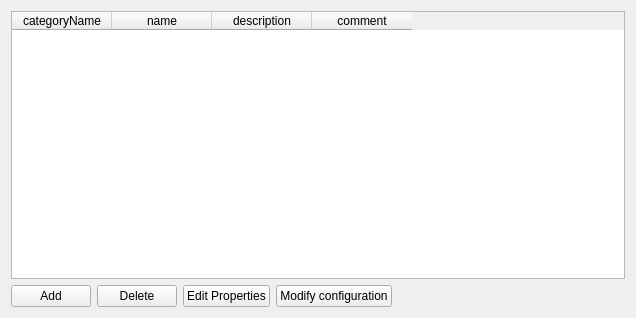
<?xml version="1.0" encoding="UTF-8"?>
<ui version="4.0">
 <class>configurations_form</class>
 <widget class="QWidget" name="configurations_form">
  <property name="geometry">
   <rect>
    <x>0</x>
    <y>0</y>
    <width>636</width>
    <height>318</height>
   </rect>
  </property>
  <property name="windowTitle">
   <string>Configurations</string>
  </property>
  <property name="singletonWindow" stdset="0">
   <bool>true</bool>
  </property>
  <layout class="QGridLayout" name="gridLayout">
   <item row="3" column="0">
    <layout class="QHBoxLayout" name="horizontalLayout">
     <item>
      <widget class="QPushButton" name="add">
       <property name="text">
        <string>Add</string>
       </property>
       <property name="form" stdset="0">
        <string notr="true">configuration_add</string>
       </property>
      </widget>
     </item>
     <item>
      <widget class="QPushButton" name="delete">
       <property name="text">
        <string>Delete</string>
       </property>
       <property name="action" stdset="0">
        <string notr="true">deleteConfiguration configuration {id={configuration.selected}}</string>
       </property>
       <property name="datasignal:clicked" stdset="0">
        <string notr="true">configurations</string>
       </property>
      </widget>
     </item>
     <item>
      <widget class="QPushButton" name="edit">
       <property name="text">
        <string>Edit Properties</string>
       </property>
       <property name="form" stdset="0">
        <string notr="true">configuration_edit?id={configuration.selected}</string>
       </property>
      </widget>
     </item>
     <item>
      <widget class="QPushButton" name="modify">
       <property name="text">
        <string>Modify configuration</string>
       </property>
       <property name="form" stdset="0">
        <string notr="true">configurator?configID={configuration.selected}</string>
       </property>
      </widget>
     </item>
     <item>
      <spacer name="horizontalSpacer_2">
       <property name="orientation">
        <enum>Qt::Horizontal</enum>
       </property>
       <property name="sizeHint" stdset="0">
        <size>
         <width>40</width>
         <height>20</height>
        </size>
       </property>
      </spacer>
     </item>
    </layout>
   </item>
   <item row="0" column="0">
    <widget class="QTableWidget" name="configuration">
     <property name="horizontalScrollBarPolicy">
      <enum>Qt::ScrollBarAlwaysOff</enum>
     </property>
     <property name="alternatingRowColors">
      <bool>true</bool>
     </property>
     <property name="selectionMode">
      <enum>QAbstractItemView::SingleSelection</enum>
     </property>
     <property name="selectionBehavior">
      <enum>QAbstractItemView::SelectRows</enum>
     </property>
     <property name="showGrid">
      <bool>true</bool>
     </property>
     <property name="gridStyle">
      <enum>Qt::DotLine</enum>
     </property>
     <property name="sortingEnabled">
      <bool>true</bool>
     </property>
     <property name="dataslot" stdset="0">
      <string notr="true">configurations</string>
     </property>
     <property name="action" stdset="0">
      <string notr="true">ConfigurationListRequest configuration {}</string>
     </property>
     <property name="synonym:configuration" stdset="0">
      <string>row</string>
     </property>
     <attribute name="horizontalHeaderShowSortIndicator" stdset="0">
      <bool>true</bool>
     </attribute>
     <attribute name="verticalHeaderStretchLastSection">
      <bool>false</bool>
     </attribute>
     <column>
      <property name="text">
       <string>categoryName</string>
      </property>
     </column>
     <column>
      <property name="text">
       <string>name</string>
      </property>
     </column>
     <column>
      <property name="text">
       <string>description</string>
      </property>
     </column>
     <column>
      <property name="text">
       <string>comment</string>
      </property>
     </column>
    </widget>
   </item>
  </layout>
 </widget>
 <tabstops>
  <tabstop>configuration</tabstop>
  <tabstop>add</tabstop>
  <tabstop>edit</tabstop>
  <tabstop>modify</tabstop>
 </tabstops>
 <resources/>
 <connections>
  <connection>
   <sender>configuration</sender>
   <signal>doubleClicked(QModelIndex)</signal>
   <receiver>edit</receiver>
   <slot>click()</slot>
   <hints>
    <hint type="sourcelabel">
     <x>217</x>
     <y>216</y>
    </hint>
    <hint type="destinationlabel">
     <x>216</x>
     <y>294</y>
    </hint>
   </hints>
  </connection>
 </connections>
</ui>
